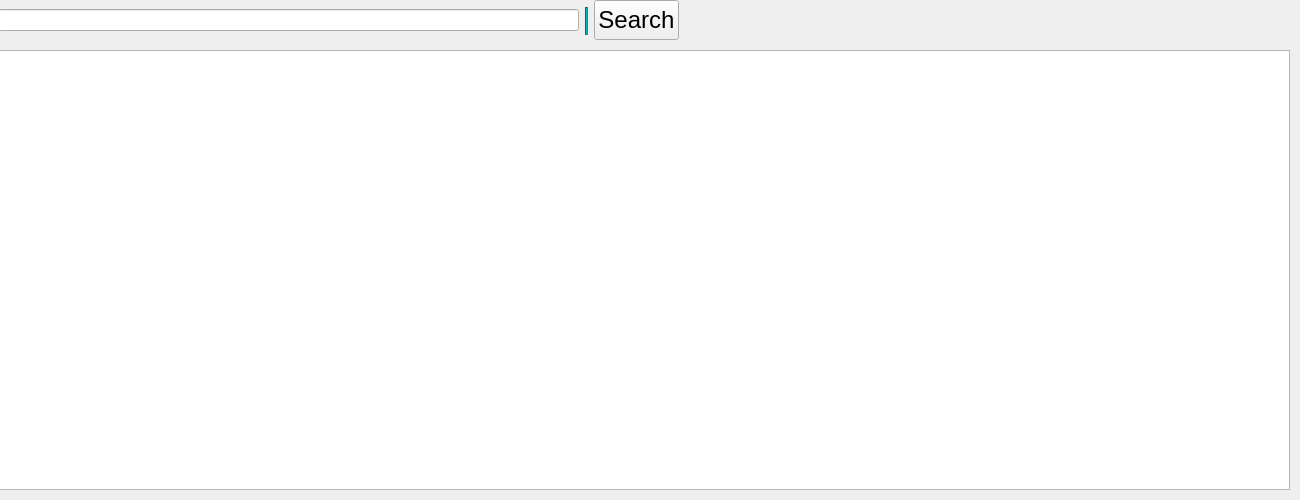
                <widget class="QWidget" name="item_search_page">
                 <widget class="QWidget" name="verticalLayoutWidget_4">
                  <property name="geometry">
                   <rect>
                    <x>-1</x>
                    <y>-1</y>
                    <width>1291</width>
                    <height>491</height>
                   </rect>
                  </property>
                  <layout class="QVBoxLayout" name="verticalLayout_10">
                   <item>
                    <layout class="QHBoxLayout" name="horizontalLayout_9">
                     <item>
                      <widget class="QWidget" name="search_bar_container" native="true">
                       <property name="minimumSize">
                        <size>
                         <width>0</width>
                         <height>45</height>
                        </size>
                       </property>
                       <widget class="QWidget" name="horizontalLayoutWidget">
                        <property name="geometry">
                         <rect>
                          <x>-1</x>
                          <y>0</y>
                          <width>681</width>
                          <height>42</height>
                         </rect>
                        </property>
                        <layout class="QHBoxLayout" name="horizontalLayout_11">
                         <item>
                          <widget class="QLineEdit" name="search_bar_input">
                           <property name="sizePolicy">
                            <sizepolicy hsizetype="Expanding" vsizetype="Fixed">
                             <horstretch>0</horstretch>
                             <verstretch>0</verstretch>
                            </sizepolicy>
                           </property>
                          </widget>
                         </item>
                         <item>
                          <widget class="Line" name="line">
                           <property name="styleSheet">
                            <string notr="true">background: rgb(0, 159, 161);
margin-top: 8px;
margin-bottom: 6px;</string>
                           </property>
                           <property name="orientation">
                            <enum>Qt::Orientation::Vertical</enum>
                           </property>
                          </widget>
                         </item>
                         <item>
                          <widget class="QPushButton" name="search_button">
                           <property name="sizePolicy">
                            <sizepolicy hsizetype="Minimum" vsizetype="Fixed">
                             <horstretch>0</horstretch>
                             <verstretch>0</verstretch>
                            </sizepolicy>
                           </property>
                           <property name="minimumSize">
                            <size>
                             <width>0</width>
                             <height>40</height>
                            </size>
                           </property>
                           <property name="font">
                            <font>
                             <pointsize>18</pointsize>
                            </font>
                           </property>
                           <property name="cursor">
                            <cursorShape>PointingHandCursor</cursorShape>
                           </property>
                           <property name="text">
                            <string>Search</string>
                           </property>
                          </widget>
                         </item>
                        </layout>
                       </widget>
                      </widget>
                     </item>
                     <item>
                      <spacer name="horizontalSpacer_3">
                       <property name="orientation">
                        <enum>Qt::Orientation::Horizontal</enum>
                       </property>
                       <property name="sizeType">
                        <enum>QSizePolicy::Policy::Fixed</enum>
                       </property>
                       <property name="sizeHint" stdset="0">
                        <size>
                         <width>600</width>
                         <height>20</height>
                        </size>
                       </property>
                      </spacer>
                     </item>
                    </layout>
                   </item>
                   <item>
                    <widget class="QTableView" name="item_search_table">
                     <property name="sizePolicy">
                      <sizepolicy hsizetype="Expanding" vsizetype="Expanding">
                       <horstretch>0</horstretch>
                       <verstretch>0</verstretch>
                      </sizepolicy>
                     </property>
                    </widget>
                   </item>
                  </layout>
                 </widget>
                </widget>
